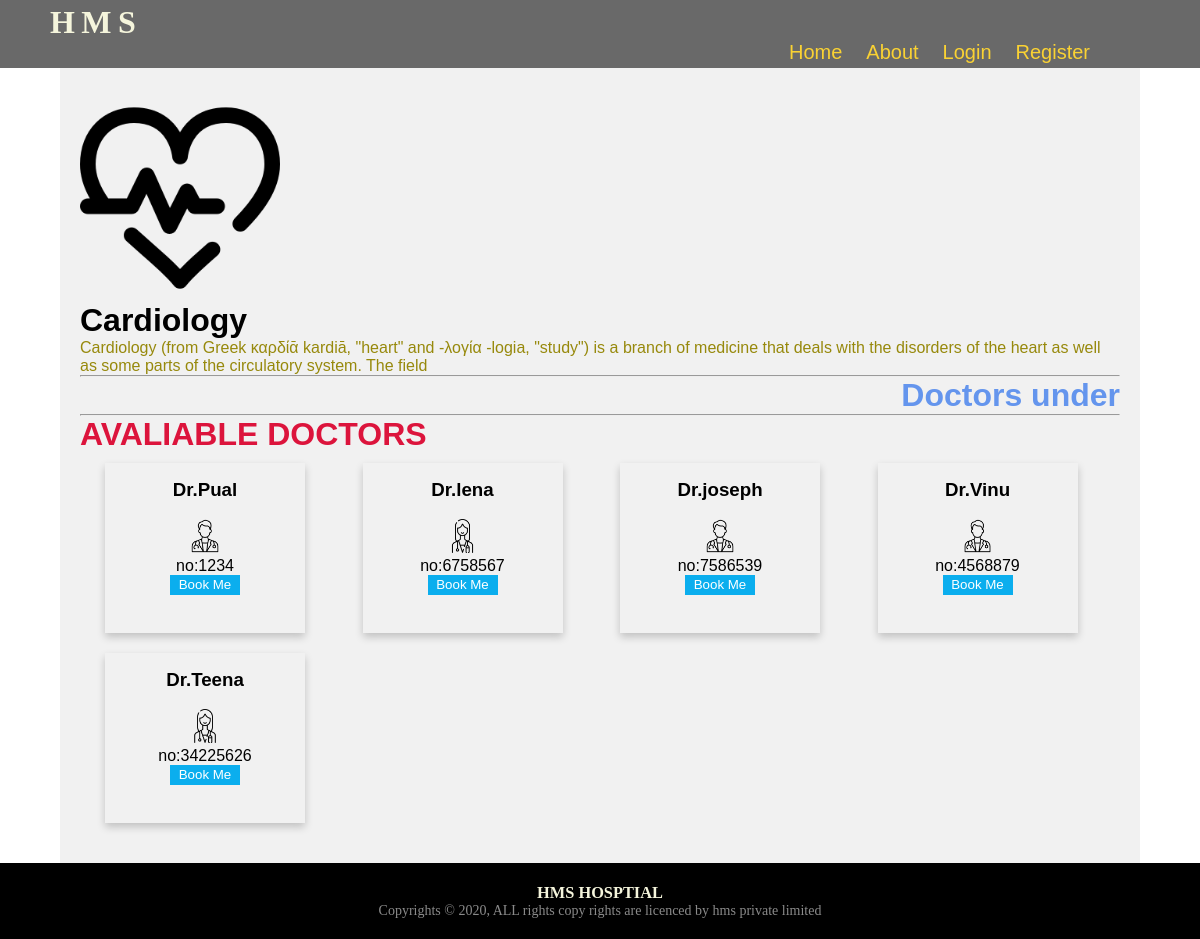
/1/, run on the app's committed database.
### hospitalAPP/models.py (models this page shows, shortened)
class Departments(models.Model):
    name = models.CharField(max_length=25, unique=True)
    slug = models.SlugField(max_length=25, unique=True)
    icon = models.ImageField(upload_to="Departments")
    discrpition = models.TextField(max_length=200)
    class Meta:
        ordering = ('name',)
        verbose_name = 'Department'
        verbose_name_plural = 'Departments'

class Doctors(models.Model):
    doc_name = models.CharField(max_length=25, unique=True)
    departments = models.ForeignKey(Departments, on_delete=models.CASCADE)
    photos = models.ImageField(upload_to="Doctors")
    numbers = models.CharField(max_length=12)
    available = models.BooleanField(default=True)
    class Meta:
        ordering = ('departments',)
        verbose_name = 'Docter'
        verbose_name_plural = 'Doctories'

### hospitalAPP/views.py (the view)
# urls.py: path('<int:d_slug>/', views.departmentView, name="depview"),
def departmentView(request,d_slug=None):
    d_page = get_object_or_404(Departments, id=d_slug)
    doc_list = Doctors.objects.all().filter(departments=d_slug, available=True)
    return render(request, 'depview.html',{'department':d_page,'doctor':doc_list})

### templates/depview.html (shortened to what this page needs)
{% extends 'base.html' %}
{% load static %}
{% block content %}
<div class="dv-container">
<img src="{{department.icon.url}}" alt="icon" srcset="" width="200px">
<h1>{{department.name}}</h1>
<p style="color: rgb(151, 137, 12);">{{department.discrpition}}</p>
<hr>
<h1 style="text-align: right;color:cornflowerblue">Doctors under</h1>
<hr>
<h1 style="color: crimson">AVALIABLE DOCTORS</h1>
<div class="row">
    {% for doc in doctor %}
    <div class="column">
    <div class="card">
<h3>Dr.{{doc.doc_name}}</h3><br>
<img src="{{doc.photos.url}}" alt="Avatar" style="width: 20%;"><br>
no:{{doc.numbers}}<br>
{% if user.is_authenticated %}
        <a href="{% url 'booking' %}"><button class="Bookme">Book Me</button></a>
        {% else %}
        <a href="{% url 'login' %}"><button class="Bookme">Book Me</button></a>
        {% endif %}
</div>
</div>
{% endfor %}
</div>
</div>
{% endblock %}

### static/css/main.css (style rules this page uses)
* { margin: 0; padding: 0; box-sizing: border-box; }
.column { float: left; width: 25%; padding: 10px 20px; }
.row { margin: 0 5px; }
.row:after { content: ""; display: table; clear: both; }
.card { box-shadow: 0 4px 8px 0 rgba(0, 0, 0, 0.2); padding: 16px; text-align: center; background-color:#f1f1f1; }
.card { box-shadow: 0 4px 8px 0 rgba(0, 0,0, 0.2); transition: 0.3s; padding: 16px; height: 170px; width: 200px; }
.Bookme { background:#0baeee ; color: #fff; border: none; width: 70px; height: 20px; cursor: pointer; }
.dv-container { width: 100%; margin: auto; align-items: center; justify-content: center }

### data on the page
Departments: icon (picture), name "Cardiology", discrpition "Cardiology (from Greek καρδίᾱ kardiā, \"heart\" and -λογία -logia, \"study\") is a branch of medicine that deals with the disorders of the heart as well as some parts of the circulatory system. The field"
Doctors: doc_name "Pual", photos (picture), numbers "1234"
Doctors: doc_name "lena", photos (picture), numbers "6758567"
Doctors: doc_name "joseph", photos (picture), numbers "7586539"
Doctors: doc_name "Vinu", photos (picture), numbers "4568879"
Doctors: doc_name "Teena", photos (picture), numbers "34225626"
